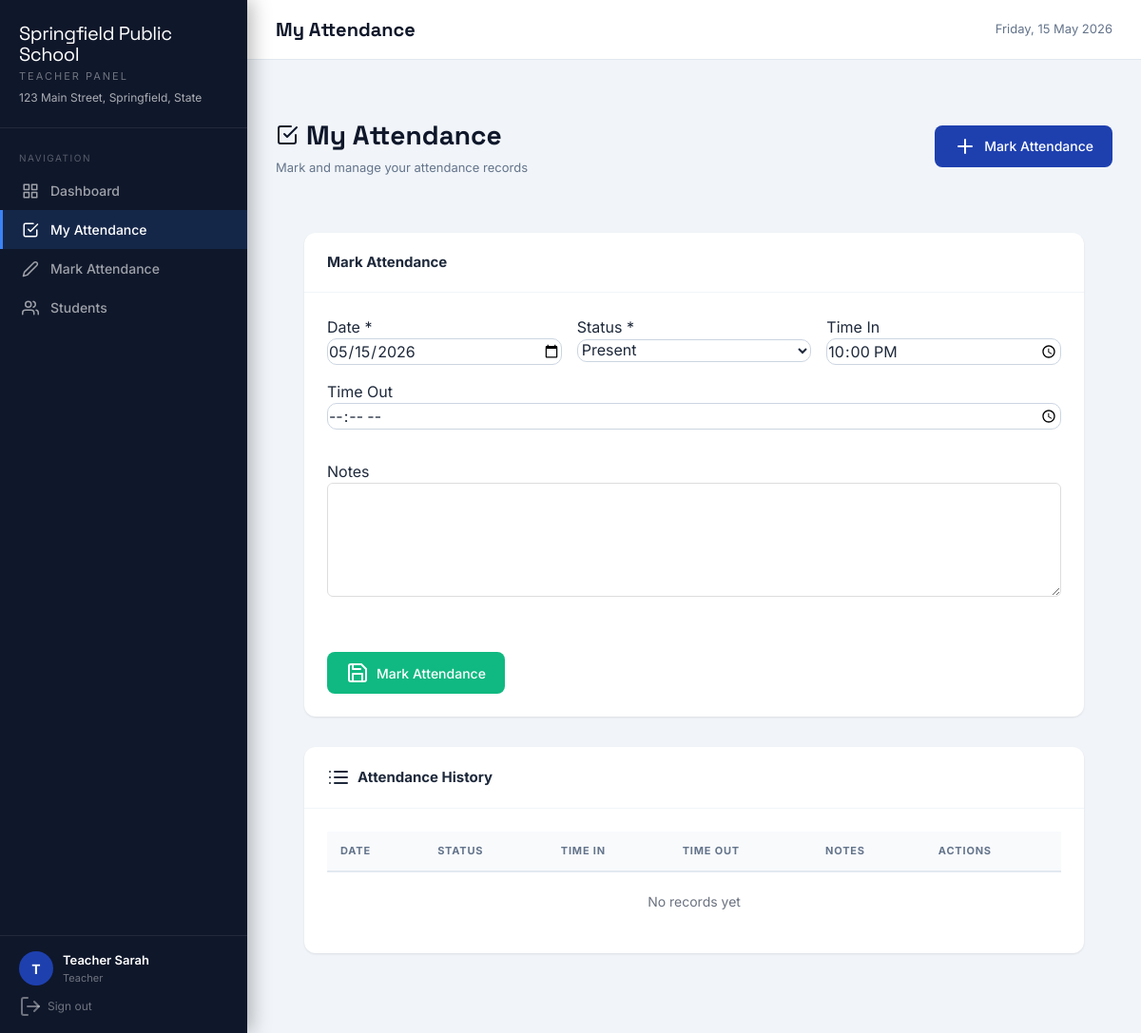
The page /teacher/my-attendance.php (signed in) on the database as committed earlier.
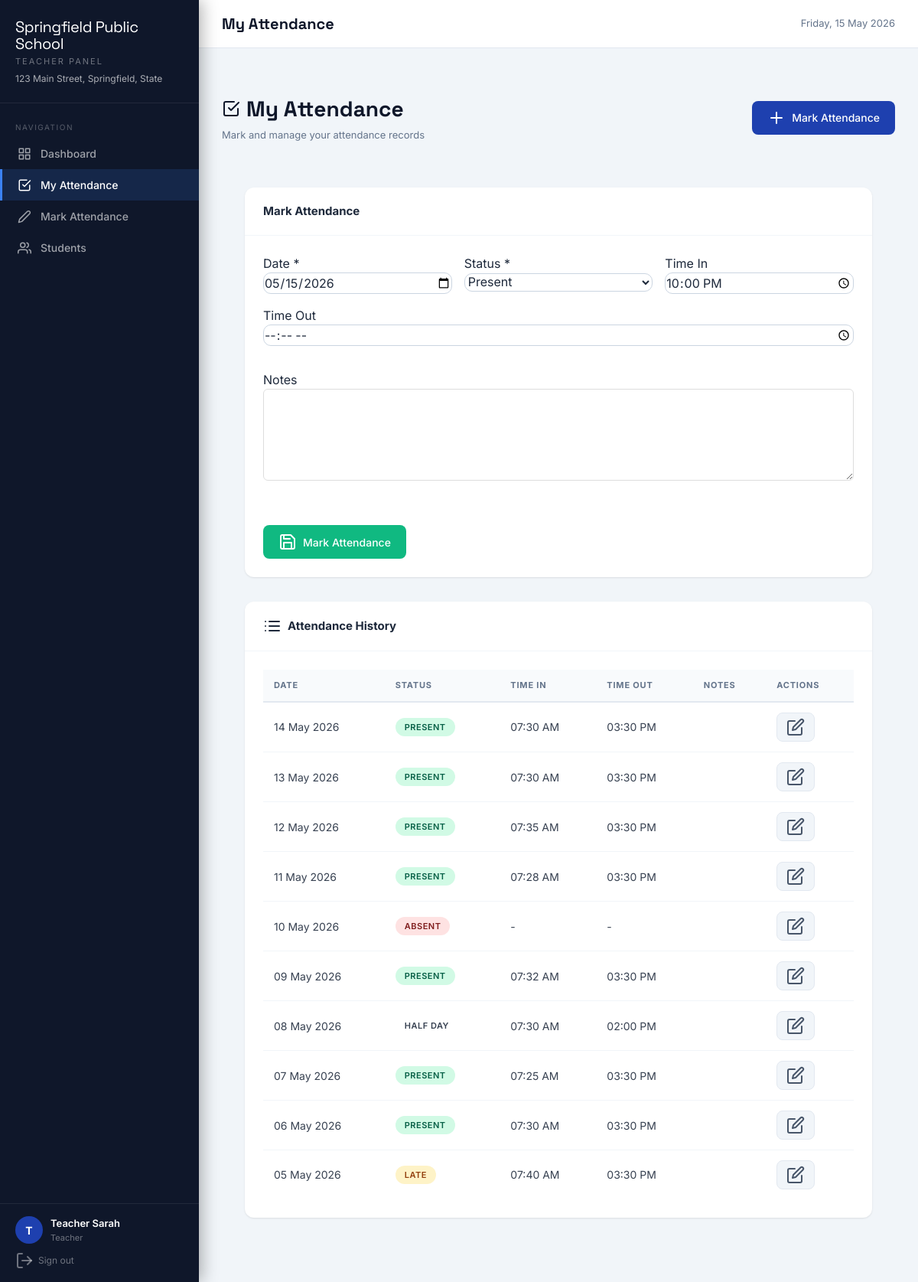
The same page on the database as committed later.
### tables this page shows
CREATE TABLE IF NOT EXISTS teacher_attendance (
    id INT AUTO_INCREMENT PRIMARY KEY,
    teacher_id INT NOT NULL,
    date DATE NOT NULL,
    time_in TIME,
    time_out TIME,
    status ENUM('present','absent','late','half_day','on_leave') DEFAULT 'present',
    notes TEXT,
    created_at TIMESTAMP DEFAULT CURRENT_TIMESTAMP,
    updated_at TIMESTAMP DEFAULT CURRENT_TIMESTAMP ON UPDATE CURRENT_TIMESTAMP,
    FOREIGN KEY (teacher_id) REFERENCES users(id) ON DELETE CASCADE,
    UNIQUE KEY unique_teacher_date (teacher_id, date)
);

### config.php (called while the page is built, shortened)
<?php
function getDB() {
    static $pdo = null;
    if ($pdo === null) {
        try {
            $dsn = "mysql:host=" . DB_HOST . ";port=" . DB_PORT . ";dbname=" . DB_NAME . ";charset=utf8mb4";
            $options = [
                PDO::ATTR_ERRMODE            => PDO::ERRMODE_EXCEPTION,
                PDO::ATTR_DEFAULT_FETCH_MODE => PDO::FETCH_ASSOC,
                PDO::ATTR_EMULATE_PREPARES   => false,
            ];
            $pdo = new PDO($dsn, DB_USER, DB_PASS, $options);
        } catch (PDOException $e) {
            die(json_encode(['error' => 'Database connection failed: ' . $e->getMessage()]));
        }
    }
    return $pdo;
}
function getSetting($key) {
    try {
        $db = getDB();
        $stmt = $db->prepare("SELECT setting_value FROM settings WHERE setting_key = ?");
        $stmt->execute([$key]);
        $row = $stmt->fetch();
        return $row ? $row['setting_value'] : null;
    } catch (Exception $e) {
        return null;
    }
}
function formatDate($date) {
    return date('d M Y', strtotime($date));
}
function formatTime($time) {
    return date('h:i A', strtotime($time));
}
?>

### teacher/my-attendance.php (the view, shortened to what the changed rows need)
<?php
require_once __DIR__ . '/../header.php';
$db = getDB();
$user = getCurrentUser();
$stmt = $db->prepare("
    SELECT * FROM teacher_attendance
    WHERE teacher_id = ?
    ORDER BY date DESC
");
$stmt->execute([$user['id']]);
$attendanceRecords = $stmt->fetchAll();
?>
<div class="page-header">
    <div class="header-content">
        <h1><i data-feather="check-square"></i> My Attendance</h1>
    </div>
</div>
<div class="page-content">
    <div class="card mt-8">
        <div class="card-body">
            <div class="table-wrapper">
                <table class="table">
                    <thead>
                        <tr>
                            <th>Date</th>
                            <th>Status</th>
                            <th>Time In</th>
                            <th>Time Out</th>
                            <th>Notes</th>
                            <th>Actions</th>
                        </tr>
                    </thead>
                    <tbody>
                        <?php if (empty($attendanceRecords)): ?>
                        <tr><td colspan="6" style="text-align:center;padding:20px;color:#6b7280">No records yet</td></tr>
                        <?php else: ?>
                            <?php foreach ($attendanceRecords as $record): ?>
                            <tr>
                                <td><?= formatDate($record['date']) ?></td>
                                <td><span class="badge badge-<?= $record['status'] ?>"><?= ucfirst(str_replace('_', ' ', $record['status'])) ?></span></td>
                                <td><?= $record['time_in'] ? formatTime($record['time_in']) : '-' ?></td>
                                <td><?= $record['time_out'] ? formatTime($record['time_out']) : '-' ?></td>
                                <td><?= htmlspecialchars($record['notes'] ?? '') ?></td>
                                <td class="action-buttons">
                                    <a href="?edit=<?= $record['id'] ?>" class="btn btn-sm btn-secondary">
                                        <i data-feather="edit"></i>
                                    </a>
                                </td>
                            </tr>
                            <?php endforeach; ?>
                        <?php endif; ?>
                    </tbody>
                </table>
            </div>
        </div>
    </div>
</div>
<?php require_once __DIR__ . '/../footer.php'; ?>

### header.php (shortened to what the changed rows need)
<?php
$user = getCurrentUser();
$role = $user['role'] ?? '';
$schoolName = getSetting('school_name') ?: APP_NAME;
$navItems = [];
if ($role === 'admin') {
    $navItems = [
        ['url'=>'dashboard.php','icon'=>'grid','label'=>'Dashboard'],
        ['url'=>'students.php','icon'=>'users','label'=>'Students'],
        ['url'=>'teachers.php','icon'=>'briefcase','label'=>'Teachers'],        ['url'=>'principals.php','icon'=>'user-check','label'=>'Principals'],        ['url'=>'attendance.php','icon'=>'check-square','label'=>'Attendance'],
        ['url'=>'daily-report.php','icon'=>'calendar','label'=>'Daily Report'],
        ['url'=>'performance.php','icon'=>'trending-up','label'=>'Performance'],
        ['url'=>'reports.php','icon'=>'bar-chart-2','label'=>'Reports'],
        ['url'=>'logs.php','icon'=>'file-text','label'=>'Logs'],
        ['url'=>'settings.php','icon'=>'settings','label'=>'Settings'],
    ];
} elseif ($role === 'principal') {
    $navItems = [
        ['url'=>'dashboard.php','icon'=>'grid','label'=>'Dashboard'],
        ['url'=>'reports.php','icon'=>'bar-chart-2','label'=>'Reports'],
        ['url'=>'attendance.php','icon'=>'check-square','label'=>'Attendance'],
    ];
} elseif ($role === 'teacher') {
    $navItems = [
        ['url'=>'dashboard.php','icon'=>'grid','label'=>'Dashboard'],
        ['url'=>'my-attendance.php','icon'=>'check-square','label'=>'My Attendance'],
        ['url'=>'mark-attendance.php','icon'=>'edit-2','label'=>'Mark Attendance'],
        ['url'=>'students.php','icon'=>'users','label'=>'Students'],
    ];
}
$currentPage = basename($_SERVER['PHP_SELF']);
?>
<!DOCTYPE html>
<html lang="en">
<head>
    <script src="https://cdn.tailwindcss.com"></script>
</head>
<body>
<div class="sidebar" id="sidebar">
    <div class="sidebar-logo">
        <div class="logo-text">
            <h1><?= htmlspecialchars($schoolName) ?></h1>
        </div>
    </div>
    <nav class="nav-section">
        <div class="nav-label">Navigation</div>
        <?php foreach($navItems as $item): ?>
        <a href="<?= $item['url'] ?>" class="nav-item <?= $currentPage === $item['url'] ? 'active' : '' ?>">
            <i data-feather="<?= $item['icon'] ?>"></i>
            <?= $item['label'] ?>
        </a>
        <?php endforeach; ?>
    </nav>
</div>
<div class="main-content">
    <div class="page-wrapper" style="padding:30px;background:#f1f5f9;">

Rows that differ between the two databases and show on the page:
added teacher_attendance: date "14 May 2026", status "PRESENT", time_in "07:30 AM", time_out "03:30 PM"
added teacher_attendance: date "13 May 2026", status "PRESENT", time_in "07:30 AM", time_out "03:30 PM"
added teacher_attendance: date "12 May 2026", status "PRESENT", time_in "07:35 AM", time_out "03:30 PM"
added teacher_attendance: date "11 May 2026", status "PRESENT", time_in "07:28 AM", time_out "03:30 PM"
added teacher_attendance: date "10 May 2026", status "ABSENT"
added teacher_attendance: date "09 May 2026", status "PRESENT", time_in "07:32 AM", time_out "03:30 PM"
added teacher_attendance: date "08 May 2026", status "HALF DAY", time_in "07:30 AM", time_out "02:00 PM"
added teacher_attendance: date "07 May 2026", status "PRESENT", time_in "07:25 AM", time_out "03:30 PM"
added teacher_attendance: date "06 May 2026", status "PRESENT", time_in "07:30 AM", time_out "03:30 PM"
added teacher_attendance: date "05 May 2026", status "LATE", time_in "07:40 AM", time_out "03:30 PM"
Other text that changed with them:
text no longer shown: "No records yet"
